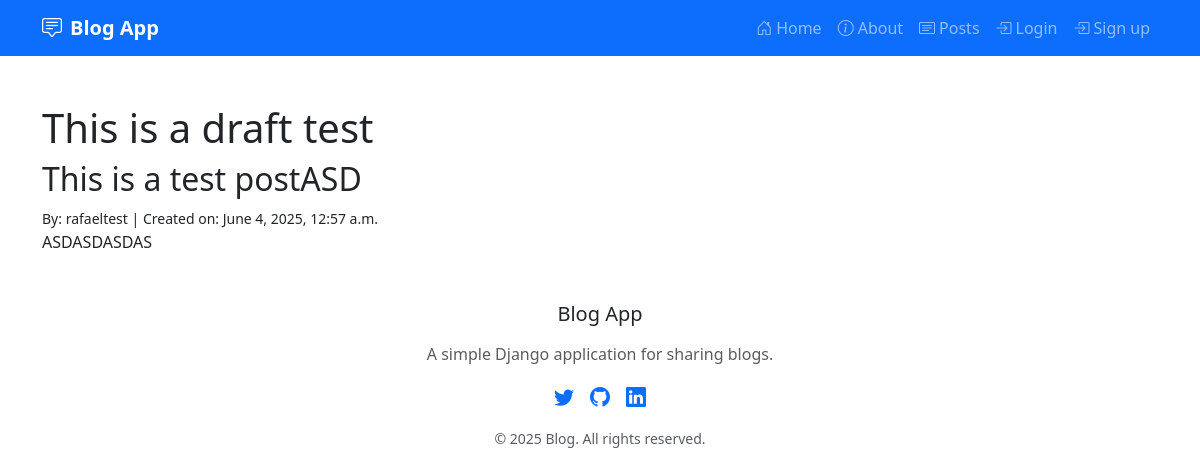
The app's page /posts/1/ with its own data.
### posts/models.py (models this page shows, shortened)
class Post(models.Model):
    title = models.CharField(max_length=128)
    subtitle = models.CharField(max_length=256)
    body = models.TextField()
    author = models.ForeignKey(
        get_user_model(),
        on_delete=models.CASCADE
    )
    status = models.ForeignKey(
        Status,
        on_delete=models.CASCADE
    )
    created_on = models.DateTimeField(auto_now_add=True, blank=True, null=True)

### posts/views.py (the view, shortened to what this page needs)
# urls.py: path("<int:pk>/", views.PostDetailView.as_view(), name="detail"),
class PostDetailView(DetailView):
    template_name = 'posts/detail.html'
    model = Post

### templates/posts/detail.html (shortened to what this page needs)
{% extends 'base.html' %}
{% block content %}
<h1>{{ post.title }}</h1>
<h2>{{ post.subtitle }}</h2>
<small>By: {{ post.author }} | Created on: {{ post.created_on }}</small>
<p>{{ post.body }}</p>
{% endblock content %}

### records on screen
Post: title "This is a draft test", subtitle "This is a test postASD", author "rafaeltest", created_on "June 4, 2025, 12:57 a.m.", body "ASDASDASDAS"
